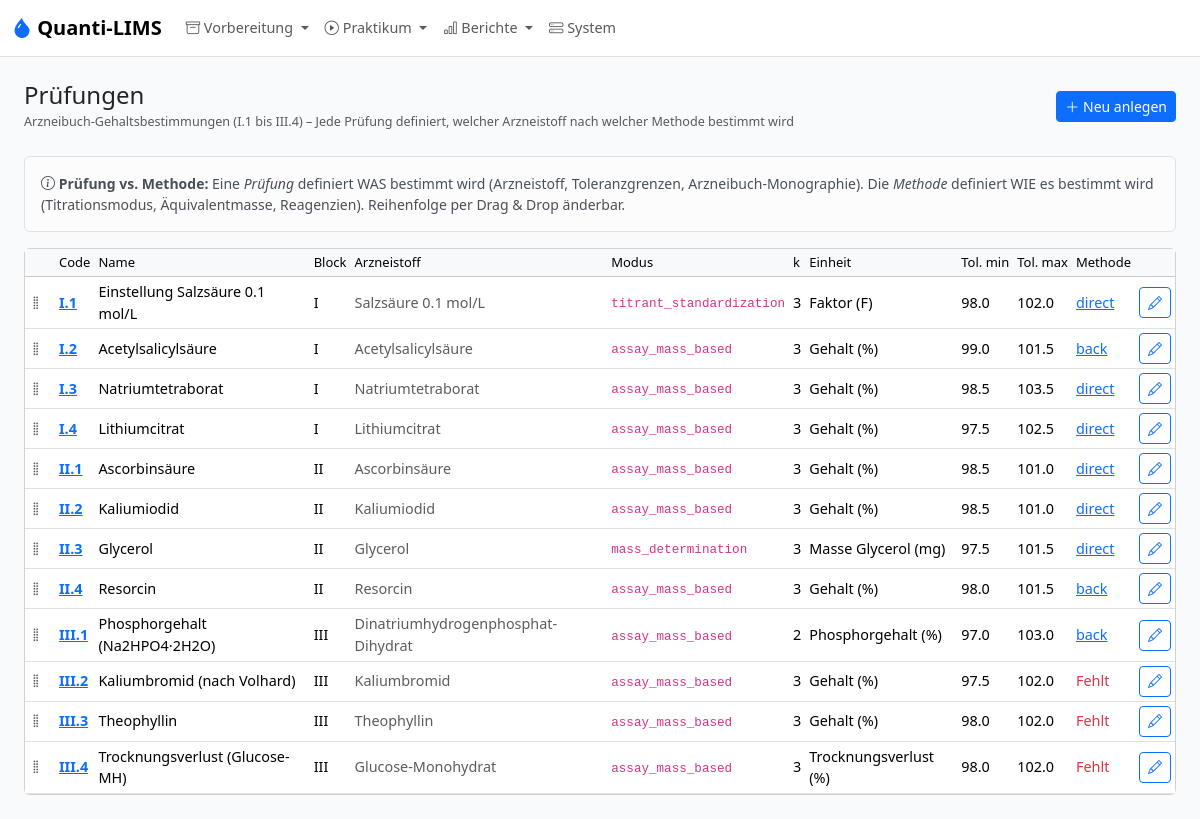
Page /admin/analyses on the committed database.
### models.py (models this page shows, shortened)
class Analysis(db.Model):
    __tablename__ = "analysis"
    id = db.Column(db.Integer, primary_key=True)
    block_id = db.Column(db.Integer, db.ForeignKey("block.id"), nullable=False)
    code = db.Column(db.String(10), unique=True, nullable=False)
    ordinal = db.Column(db.Integer, nullable=False)
    name = db.Column(db.String(200), nullable=False)
    substance_id = db.Column(db.Integer, db.ForeignKey("substance.id"), nullable=False)
    k_determinations = db.Column(db.Integer, nullable=False, default=3)
    result_unit = db.Column(db.String(20), nullable=False, default="%")
    result_label = db.Column(db.String(50), nullable=False, default="Gehalt")
    calculation_mode = db.Column(db.String(50), nullable=False, default=MODE_ASSAY_MASS_BASED)
    e_ab_g = db.Column(db.Float)
    g_ab_min_pct = db.Column(db.Float)
    g_ab_max_pct = db.Column(db.Float)
    source_reference = db.Column(db.String(255))
    tolerance_override_min_pct = db.Column(db.Float)
    tolerance_override_max_pct = db.Column(db.Float)
    notes = db.Column(db.Text)
    m_einwaage_min_mg = db.Column(db.Float, nullable=True)  # Min TA weighing mass (mass_determination mode, mg)
    m_einwaage_max_mg = db.Column(db.Float, nullable=True)  # Max TA weighing mass (mass_determination mode, mg)
    reported_molar_mass_gmol = db.Column(db.Float, nullable=True)
    reported_stoichiometry = db.Column(db.Float, nullable=True)
    block = db.relationship("Block", back_populates="analyses")
    substance = db.relationship("Substance", back_populates="analyses")
    method = db.relationship("Method", back_populates="analysis", uselist=False)
    batches = db.relationship("SampleBatch", back_populates="analysis")
    @property
    def tol_min(self) -> float | None:
        if self.tolerance_override_min_pct is not None:
            return self.tolerance_override_min_pct
        if self.g_ab_min_pct is not None:
            return self.g_ab_min_pct
        if self.substance and self.substance.g_ab_min_pct is not None:
            return self.substance.g_ab_min_pct
        return None
    @property
    def tol_max(self) -> float | None:
        if self.tolerance_override_max_pct is not None:
            return self.tolerance_override_max_pct
        if self.g_ab_max_pct is not None:
            return self.g_ab_max_pct
        if self.substance and self.substance.g_ab_max_pct is not None:
            return self.substance.g_ab_max_pct
        return None

class Block(db.Model):
    __tablename__ = "block"
    id = db.Column(db.Integer, primary_key=True)
    code = db.Column(db.String(10), unique=True, nullable=False)
    name = db.Column(db.String(120), nullable=False)
    max_days = db.Column(db.Integer, nullable=True)  # Orientation value; not a hard constraint
    analyses = db.relationship("Analysis", back_populates="block", order_by="Analysis.ordinal")
    colloquiums = db.relationship("Colloquium", back_populates="block")

class Substance(db.Model):
    __tablename__ = "substance"
    id = db.Column(db.Integer, primary_key=True)
    name = db.Column(db.String(200), unique=True, nullable=False)
    formula = db.Column(db.String(100))
    molar_mass_gmol = db.Column(db.Float)
    anhydrous_molar_mass_gmol = db.Column(db.Float, nullable=True)  # For hydrate correction (e.g. Li citrate tetrahydrate)
    e_ab_g = db.Column(db.Float)
    g_ab_min_pct = db.Column(db.Float)
    g_ab_max_pct = db.Column(db.Float)
    notes = db.Column(db.Text)
    position = db.Column(db.Integer, nullable=False, default=0)
    lots = db.relationship("SubstanceLot", back_populates="substance")
    analyses = db.relationship("Analysis", back_populates="substance")

class Method(db.Model):
    __tablename__ = "method"
    id = db.Column(db.Integer, primary_key=True)
    analysis_id = db.Column(db.Integer, db.ForeignKey("analysis.id"), nullable=False)
    method_type = db.Column(db.String(30), nullable=False)  # direct, back, gravimetric, ...
    m_eq_mg = db.Column(db.Float)
    titrant_name = db.Column(db.String(200))
    titrant_concentration = db.Column(db.String(50))
    c_titrant_mol_l = db.Column(db.Float)      # Numeric concentration of titrant (mol/L)
    n_eq_titrant = db.Column(db.Float)          # Equivalents of titrant per mol analyte (direct) or per mol Vorlage (back)
    c_vorlage_mol_l = db.Column(db.Float)       # Concentration of Vorlage reagent (back-titration only)
    n_eq_vorlage = db.Column(db.Float)          # Equivalents of Vorlage consumed per mol analyte (back-titration only)
    blind_required = db.Column(db.Boolean, nullable=False, default=False)
    b_blind_determinations = db.Column(db.Integer, nullable=False, default=1)
    v_vorlage_ml = db.Column(db.Float)
    v_solution_ml = db.Column(db.Float)       # Total volume substance is dissolved to (e.g. 100.0 mL)
    v_aliquot_ml = db.Column(db.Float)        # Aliquot volume taken for each titration (e.g. 20.0 mL)
    aliquot_enabled = db.Column(db.Boolean, nullable=True, default=None)
    primary_standard_id = db.Column(db.Integer, db.ForeignKey("reagent.id"))
    m_eq_primary_mg = db.Column(db.Float)
    m_eq_primary_mg_override = db.Column(db.Boolean, nullable=False, default=False)  # True → use stored value; False → auto-calculate from c_Titrant × MW_PS / z
    e_ab_ps_g = db.Column(db.Float)          # Arzneibuch-Einwaage Primärstandard (g) – per method, not per reagent
    c_stock_mol_l = db.Column(db.Float)      # Stammkonzentration (mol/L), z.B. 1.0 für 1M HCl
    v_dilution_ml = db.Column(db.Float)      # Verdünnungsvolumen (mL), z.B. 100.0
    description = db.Column(db.Text)
    position = db.Column(db.Integer, nullable=False, default=0)
    analysis = db.relationship("Analysis", back_populates="method")
    primary_standard = db.relationship("Reagent", foreign_keys=[primary_standard_id], back_populates="primary_standard_methods")
    reagent_usages = db.relationship("MethodReagent", back_populates="method")

### app.py (the view)
    @app.route("/admin/analyses")
    def admin_analyses():
        items = Analysis.query.order_by(Analysis.ordinal).all()
        return render_template("admin/analyses.html", items=items)

### templates/admin/analyses.html (shortened to what this page needs)
{% extends "base.html" %}
{% from "macros.html" import page_header %}
{% block content %}
{{ page_header("Prüfungen", "Arzneibuch-Gehaltsbestimmungen (I.1 bis III.4) – Jede Prüfung definiert, welcher Arzneistoff nach welcher Methode bestimmt wird", url_for('admin_analysis_form')) }}
<div class="alert alert-light border small">
  <i class="bi bi-info-circle"></i> <strong>Prüfung vs. Methode:</strong>
  Eine <em>Prüfung</em> definiert WAS bestimmt wird (Arzneistoff, Toleranzgrenzen, Arzneibuch-Monographie).
  Die <em>Methode</em> definiert WIE es bestimmt wird (Titrationsmodus, Äquivalentmasse, Reagenzien).
  Reihenfolge per Drag &amp; Drop änderbar.
</div>
<div class="card"><div class="table-responsive">
<table class="table table-sm table-hover mb-0 align-middle">
<thead class="table-light"><tr><th style="width:30px"></th><th>Code</th><th>Name</th><th>Block</th><th>Arzneistoff</th><th>Modus</th><th>k</th><th>Einheit</th><th>Tol. min</th><th>Tol. max</th><th>Methode</th><th></th></tr></thead>
<tbody id="analysis-sortable">
{% for a in items %}
<tr data-id="{{ a.id }}">
  <td class="drag-handle" style="cursor:grab"><i class="bi bi-grip-vertical text-body-secondary"></i></td>
  <td><strong><a href="{{ url_for('admin_analysis_form', id=a.id) }}">{{ a.code }}</a></strong></td>
  <td>{{ a.name }}</td>
  <td>{{ a.block.code }}</td>
  <td class="text-body-secondary">{{ a.substance.name }}</td>
  <td><code>{{ a.calculation_mode }}</code></td>
  <td>{{ a.k_determinations }}</td>
  <td>{{ a.result_label }} ({{ a.result_unit }})</td>
  <td>{{ a.tol_min|fmt(1) }}</td>
  <td>{{ a.tol_max|fmt(1) }}</td>
  <td>{% if a.method %}<a href="{{ url_for('admin_method_form', id=a.method.id) }}">{{ a.method.method_type }}</a>{% else %}<span class="text-danger">Fehlt</span>{% endif %}</td>
  <td><a href="{{ url_for('admin_analysis_form', id=a.id) }}" class="btn btn-outline-primary btn-sm"><i class="bi bi-pencil"></i></a></td>
</tr>
{% endfor %}
</tbody></table></div></div>
{% endblock %}

### static/style.css (style rules this page uses)
:root { --ql-primary: #2563eb; --ql-bg: #f8fafc; }
body { background: var(--ql-bg); font-size: 0.9rem; }
.alert { font-size: 0.875rem; }
.table th { font-weight: 500; font-size: 0.8125rem; white-space: nowrap; }
.table td { vertical-align: middle; }
.drag-handle { cursor: grab; user-select: none; }

### rows in the picture
Analysis: code "I.1", name "Einstellung Salzsäure 0.1 mol/L", block.code "I", substance.name "Salzsäure 0.1 mol/L", calculation_mode "titrant_standardization", k_determinations "3", result_label "Faktor", result_unit "F", tol_min|fmt "98.0", tol_max|fmt "102.0", method.method_type "direct"
Analysis: code "I.2", name "Acetylsalicylsäure", block.code "I", substance.name "Acetylsalicylsäure", calculation_mode "assay_mass_based", k_determinations "3", result_label "Gehalt", result_unit "%", tol_min|fmt "99.0", tol_max|fmt "101.5", method.method_type "back"
Analysis: code "I.3", name "Natriumtetraborat", block.code "I", substance.name "Natriumtetraborat", calculation_mode "assay_mass_based", k_determinations "3", result_label "Gehalt", result_unit "%", tol_min|fmt "98.5", tol_max|fmt "103.5", method.method_type "direct"
Analysis: code "I.4", name "Lithiumcitrat", block.code "I", substance.name "Lithiumcitrat", calculation_mode "assay_mass_based", k_determinations "3", result_label "Gehalt", result_unit "%", tol_min|fmt "97.5", tol_max|fmt "102.5", method.method_type "direct"
Analysis: code "II.1", name "Ascorbinsäure", block.code "II", substance.name "Ascorbinsäure", calculation_mode "assay_mass_based", k_determinations "3", result_label "Gehalt", result_unit "%", tol_min|fmt "98.5", tol_max|fmt "101.0", method.method_type "direct"
Analysis: code "II.2", name "Kaliumiodid", block.code "II", substance.name "Kaliumiodid", calculation_mode "assay_mass_based", k_determinations "3", result_label "Gehalt", result_unit "%", tol_min|fmt "98.5", tol_max|fmt "101.0", method.method_type "direct"
Analysis: code "II.3", name "Glycerol", block.code "II", substance.name "Glycerol", calculation_mode "mass_determination", k_determinations "3", result_label "Masse Glycerol", result_unit "mg", tol_min|fmt "97.5", tol_max|fmt "101.5", method.method_type "direct"
Analysis: code "II.4", name "Resorcin", block.code "II", substance.name "Resorcin", calculation_mode "assay_mass_based", k_determinations "3", result_label "Gehalt", result_unit "%", tol_min|fmt "98.0", tol_max|fmt "101.5", method.method_type "back"
Analysis: code "III.1", name "Phosphorgehalt (Na2HPO4·2H2O)", block.code "III", substance.name "Dinatriumhydrogenphosphat-Dihydrat", calculation_mode "assay_mass_based", k_determinations "2", result_label "Phosphorgehalt", result_unit "%", tol_min|fmt "97.0", tol_max|fmt "103.0", method.method_type "back"
Analysis: code "III.2", name "Kaliumbromid (nach Volhard)", block.code "III", substance.name "Kaliumbromid", calculation_mode "assay_mass_based", k_determinations "3", result_label "Gehalt", result_unit "%", tol_min|fmt "97.5", tol_max|fmt "102.0", shows "Fehlt"
Analysis: code "III.3", name "Theophyllin", block.code "III", substance.name "Theophyllin", calculation_mode "assay_mass_based", k_determinations "3", result_label "Gehalt", result_unit "%", tol_min|fmt "98.0", tol_max|fmt "102.0", shows "Fehlt"
Analysis: code "III.4", name "Trocknungsverlust (Glucose-MH)", block.code "III", substance.name "Glucose-Monohydrat", calculation_mode "assay_mass_based", k_determinations "3", result_label "Trocknungsverlust", result_unit "%", tol_min|fmt "98.0", tol_max|fmt "102.0", shows "Fehlt"

### other values in the picture
{{ title }} "Prüfungen"
{{ subtitle }} "Arzneibuch-Gehaltsbestimmungen (I.1 bis III.4) – Jede Prüfung definiert, welcher Arzneistoff nach welcher Methode bestimmt wird"
{{ new_label }} "Neu anlegen"
